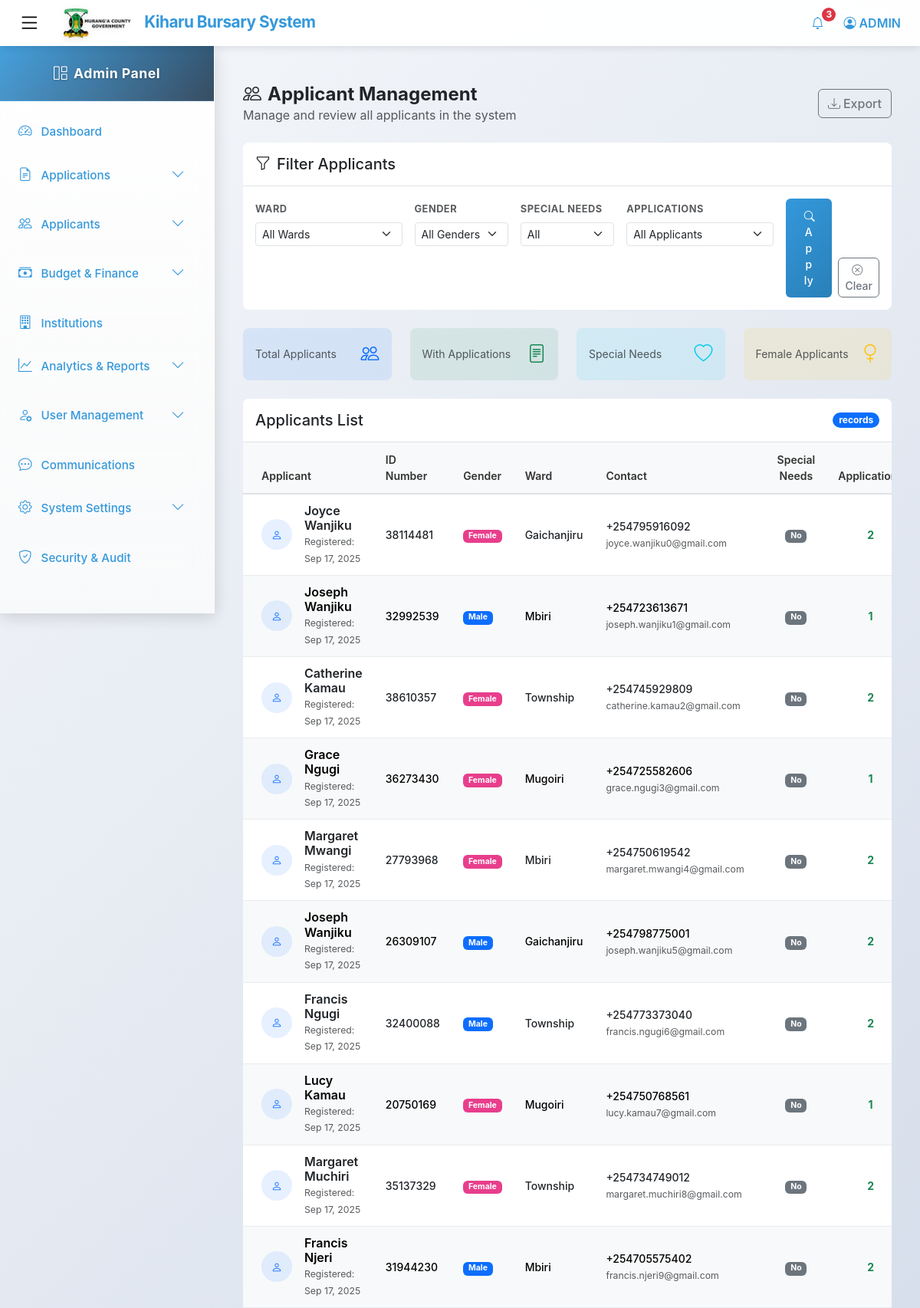
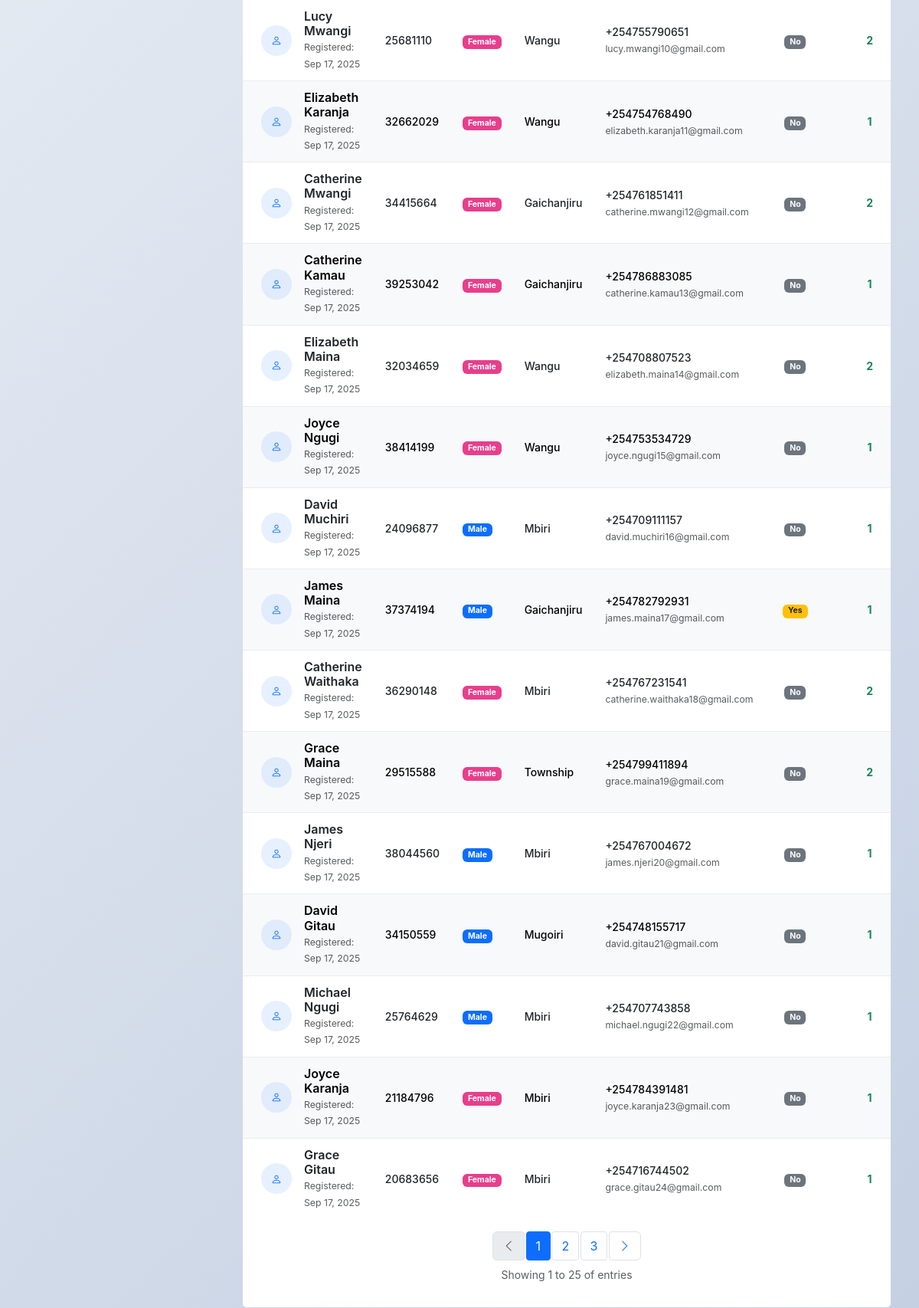
Page /applicants/ (signed in, upper part) on the committed database (2 pictures, top to bottom).
### kiharu_system/models.py (models this page shows, shortened)
class Applicant(models.Model):
    GENDER_CHOICES = (
        ('M', 'Male'),
        ('F', 'Female'),
    )
    user = models.OneToOneField(User, on_delete=models.CASCADE, related_name='applicant_profile')
    gender = models.CharField(max_length=1, choices=GENDER_CHOICES)
    date_of_birth = models.DateField()
    id_number = models.CharField(max_length=20, unique=True)
    ward = models.ForeignKey(Ward, on_delete=models.SET_NULL, null=True, related_name='residents')
    location = models.ForeignKey(Location, on_delete=models.SET_NULL, null=True)
    sublocation = models.ForeignKey(SubLocation, on_delete=models.SET_NULL, null=True)
    village = models.ForeignKey(Village, on_delete=models.SET_NULL, null=True)
    physical_address = models.TextField()
    postal_address = models.CharField(max_length=100, blank=True, null=True)
    special_needs = models.BooleanField(default=False)
    special_needs_description = models.TextField(blank=True, null=True)

class User(AbstractUser):
    USER_TYPES = (
        ('applicant', 'Applicant'),
        ('admin', 'Administrator'),
        ('reviewer', 'Application Reviewer'),
        ('finance', 'Finance Officer'),
    )
    user_type = models.CharField(max_length=20, choices=USER_TYPES, default='applicant')
    id_number = models.CharField(max_length=20, unique=True, null=True, blank=True)
    phone_regex = RegexValidator(
        regex=r'^\+254\d{9}$',
        message="Phone number must be entered in the format: '+254XXXXXXXXX'. Exactly 12 digits including country code."
    )
    phone_number = models.CharField(validators=[phone_regex], max_length=17, blank=True)

class Ward(models.Model):
    name = models.CharField(max_length=100)
    description = models.TextField(blank=True, null=True)

### kiharu_system/views.py (the view)
# urls.py: path('applicants/', views.applicant_list, name='applicant_list'),
@login_required
@user_passes_test(is_admin)
def applicant_list(request):
    applicants = Applicant.objects.all().select_related('user', 'ward')
    ward = request.GET.get('ward')
    gender = request.GET.get('gender')
    special_needs = request.GET.get('special_needs')
    if ward:
        applicants = applicants.filter(ward__id=ward)
    if gender:
        applicants = applicants.filter(gender=gender)
    if special_needs == 'true':
        applicants = applicants.filter(special_needs=True)
    paginator = Paginator(applicants, 25)
    page_number = request.GET.get('page')
    page_obj = paginator.get_page(page_number)
    wards = Ward.objects.all()
    context = {
        'page_obj': page_obj,
        'wards': wards,
        'current_ward': ward,
        'current_gender': gender,
        'current_special_needs': special_needs,
    }
    return render(request, 'admin/applicant_list.html', context)

### templates/admin/applicant_list.html (shortened to what this page needs)
{% extends 'admin_base.html' %}
{% load static %}
{% block content %}
<div class="container-fluid py-4">
    <div class="d-flex justify-content-between align-items-center mb-4">
        <div>
            <h2 class="h4 mb-0 fw-bold text-dark">
                <i class="bi bi-people me-2"></i>Applicant Management
            </h2>
            <p class="text-muted mb-0">Manage and review all applicants in the system</p>
        </div>
        <div>
            <button class="btn btn-outline-secondary">
                <i class="bi bi-download me-1"></i>Export
            </button>
        </div>
    </div>
    <div class="card shadow-sm border-0 mb-4">
        <div class="card-header bg-white py-3 border-bottom">
            <h5 class="card-title mb-0 text-dark">
                <i class="bi bi-funnel me-2"></i>Filter Applicants
            </h5>
        </div>
        <div class="card-body">
            <form method="get" class="row g-3">
                <div class="col-md-3">
                    <label for="ward" class="form-label small text-muted fw-bold">Ward</label>
                    <select class="form-select form-select-sm" name="ward" id="ward">
                        <option value="">All Wards</option>
                    </select>
                </div>
                <div class="col-md-2">
                    <label for="gender" class="form-label small text-muted fw-bold">Gender</label>
                    <select class="form-select form-select-sm" name="gender" id="gender">
                        <option value="">All Genders</option>
                    </select>
                </div>
                <div class="col-md-2">
                    <label for="special_needs" class="form-label small text-muted fw-bold">Special Needs</label>
                    <select class="form-select form-select-sm" name="special_needs" id="special_needs">
                        <option value="">All</option>
                    </select>
                </div>
                <div class="col-md-3">
                    <label class="form-label small text-muted fw-bold">Applications</label>
                    <select class="form-select form-select-sm" name="has_applications">
                        <option value="">All Applicants</option>
                    </select>
                </div>
                <div class="col-md-2 d-flex align-items-end">
                    <button type="submit" class="btn btn-primary btn-sm me-2">
                        <i class="bi bi-search me-1"></i>Apply
                    </button>
                    <a href="{% url 'applicant_list' %}" class="btn btn-outline-secondary btn-sm">
                        <i class="bi bi-x-circle me-1"></i>Clear
                    </a>
                </div>
            </form>
        </div>
    </div>
    <div class="row mb-4">
        <div class="col-md-3">
            <div class="card bg-primary bg-opacity-10 border-0">
                <div class="card-body py-3">
                    <div class="d-flex align-items-center">
                        <div class="flex-grow-1">
                            <p class="text-muted small mb-0">Total Applicants</p>
                        </div>
                        <div class="flex-shrink-0">
                            <i class="bi bi-people fs-4 text-primary"></i>
                        </div>
                    </div>
                </div>
            </div>
        </div>
        <div class="col-md-3">
            <div class="card bg-success bg-opacity-10 border-0">
                <div class="card-body py-3">
                    <div class="d-flex align-items-center">
                        <div class="flex-grow-1">
                            <p class="text-muted small mb-0">With Applications</p>
                        </div>
                        <div class="flex-shrink-0">
                            <i class="bi bi-file-text fs-4 text-success"></i>
                        </div>
                    </div>
                </div>
            </div>
        </div>
        <div class="col-md-3">
            <div class="card bg-info bg-opacity-10 border-0">
                <div class="card-body py-3">
                    <div class="d-flex align-items-center">
                        <div class="flex-grow-1">
                            <p class="text-muted small mb-0">Special Needs</p>
                        </div>
                        <div class="flex-shrink-0">
                            <i class="bi bi-heart fs-4 text-info"></i>
                        </div>
                    </div>
                </div>
            </div>
        </div>
        <div class="col-md-3">
            <div class="card bg-warning bg-opacity-10 border-0">
                <div class="card-body py-3">
                    <div class="d-flex align-items-center">
                        <div class="flex-grow-1">
                            <p class="text-muted small mb-0">Female Applicants</p>
                        </div>
                        <div class="flex-shrink-0">
                            <i class="bi bi-gender-female fs-4 text-warning"></i>
                        </div>
                    </div>
                </div>
            </div>
        </div>
    </div>
    <div class="card shadow-sm border-0">
        <div class="card-header bg-white py-3 border-bottom d-flex justify-content-between align-items-center">
            <h5 class="card-title mb-0 text-dark">Applicants List</h5>
            <span class="badge bg-primary rounded-pill">{{ paginator.count }} records</span>
        </div>
        <div class="card-body p-0">
            <div class="table-responsive">
                <table class="table table-hover align-middle mb-0">
                    <thead class="table-light">
                        <tr>
                            <th class="ps-4">Applicant</th>
                            <th>ID Number</th>
                            <th>Gender</th>
                            <th>Ward</th>
                            <th>Contact</th>
                            <th class="text-center">Special Needs</th>
                            <th class="text-center">Applications</th>
                        </tr>
                    </thead>
                    <tbody>
                        {% for applicant in page_obj %}
                        <tr class="{% cycle '' 'table-light' %}">
                            <td class="ps-4">
                                <div class="d-flex align-items-center">
                                    <div class="flex-shrink-0">
                                        <div class="bg-primary bg-opacity-10 rounded-circle d-flex align-items-center justify-content-center" style="width: 40px; height: 40px;">
                                            <i class="bi bi-person text-primary"></i>
                                        </div>
                                    </div>
                                    <div class="flex-grow-1 ms-3">
                                        <h6 class="mb-0 fw-semibold">{{ applicant.user.first_name }} {{ applicant.user.last_name }}</h6>
                                        <small class="text-muted">Registered: {{ applicant.user.date_joined|date:"M d, Y" }}</small>
                                    </div>
                                </div>
                            </td>
                            <td>
                                <span class="fw-medium">{{ applicant.id_number }}</span>
                            </td>
                            <td>
                                <span class="badge {% if applicant.gender == 'M' %}bg-primary{% else %}bg-pink{% endif %}">
                                    {{ applicant.get_gender_display }}
                                </span>
                            </td>
                            <td>
                                <span class="fw-medium">{{ applicant.ward.name }}</span>
                            </td>
                            <td>
                                <div>
                                    <div class="fw-medium">{{ applicant.user.phone_number|default:"-" }}</div>
                                    <small class="text-muted">{{ applicant.user.email }}</small>
                                </div>
                            </td>
                            <td class="text-center">
                                {% if applicant.special_needs %}
                                    <span class="badge bg-warning text-dark">Yes</span>
                                {% else %}
                                    <span class="badge bg-secondary">No</span>
                                {% endif %}
                            </td>
                            <td class="text-center">
                                <span class="fw-bold {% if applicant.applications.count > 0 %}text-success{% else %}text-muted{% endif %}">
                                    {{ applicant.applications.count }}
                                </span>
                            </td>
                        </tr>
                        {% endfor %}
                    </tbody>
                </table>
            </div>
            {% if page_obj.has_other_pages %}
            <div class="card-footer bg-white border-0 py-3">
                <nav aria-label="Applicants pagination">
                    <ul class="pagination justify-content-center mb-0">
                        {% if page_obj.has_previous %}
                            <li class="page-item">
                                <a class="page-link" href="?page={{ page_obj.previous_page_number }}{% for key, value in request.GET.items %}{% if key != 'page' %}&{{ key }}={{ value }}{% endif %}{% endfor %}">
                                    <i class="bi bi-chevron-left"></i>
                                </a>
                            </li>
                        {% else %}
                            <li class="page-item disabled">
                                <span class="page-link"><i class="bi bi-chevron-left"></i></span>
                            </li>
                        {% endif %}
                        {% for num in page_obj.paginator.page_range %}
                            {% if page_obj.number == num %}
                                <li class="page-item active">
                                    <span class="page-link">{{ num }}</span>
                                </li>
                            {% elif num > page_obj.number|add:'-3' and num < page_obj.number|add:'3' %}
                                <li class="page-item">
                                    <a class="page-link" href="?page={{ num }}{% for key, value in request.GET.items %}{% if key != 'page' %}&{{ key }}={{ value }}{% endif %}{% endfor %}">{{ num }}</a>
                                </li>
                            {% endif %}
                        {% endfor %}
                        {% if page_obj.has_next %}
                            <li class="page-item">
                                <a class="page-link" href="?page={{ page_obj.next_page_number }}{% for key, value in request.GET.items %}{% if key != 'page' %}&{{ key }}={{ value }}{% endif %}{% endfor %}">
                                    <i class="bi bi-chevron-right"></i>
                                </a>
                            </li>
                        {% else %}
                            <li class="page-item disabled">
                                <span class="page-link"><i class="bi bi-chevron-right"></i></span>
                            </li>
                        {% endif %}
                    </ul>
                </nav>
                <p class="text-center text-muted small mt-2">
                    Showing {{ page_obj.start_index }} to {{ page_obj.end_index }} of {{ paginator.count }} entries
                </p>
            </div>
            {% endif %}
        </div>
    </div>
</div>
{% endblock %}

### rows in the picture
Applicant: user.first_name "Joyce", user.last_name "Wanjiku", user.date_joined "Sep 17, 2025", id_number "38114481", gender "Female", ward.name "Gaichanjiru", user.phone_number "+254795916092", user.email "joyce.wanjiku0@gmail.com", special_needs "No", applications.count "2"
Applicant: user.first_name "Joseph", user.last_name "Wanjiku", user.date_joined "Sep 17, 2025", id_number "32992539", gender "Male", ward.name "Mbiri", user.phone_number "+254723613671", user.email "joseph.wanjiku1@gmail.com", special_needs "No", applications.count "1"
Applicant: user.first_name "Catherine", user.last_name "Kamau", user.date_joined "Sep 17, 2025", id_number "38610357", gender "Female", ward.name "Township", user.phone_number "+254745929809", user.email "catherine.kamau2@gmail.com", special_needs "No", applications.count "2"
Applicant: user.first_name "Grace", user.last_name "Ngugi", user.date_joined "Sep 17, 2025", id_number "36273430", gender "Female", ward.name "Mugoiri", user.phone_number "+254725582606", user.email "grace.ngugi3@gmail.com", special_needs "No", applications.count "1"
Applicant: user.first_name "Margaret", user.last_name "Mwangi", user.date_joined "Sep 17, 2025", id_number "27793968", gender "Female", ward.name "Mbiri", user.phone_number "+254750619542", user.email "margaret.mwangi4@gmail.com", special_needs "No", applications.count "2"
Applicant: user.first_name "Joseph", user.last_name "Wanjiku", user.date_joined "Sep 17, 2025", id_number "26309107", gender "Male", ward.name "Gaichanjiru", user.phone_number "+254798775001", user.email "joseph.wanjiku5@gmail.com", special_needs "No", applications.count "2"
Applicant: user.first_name "Francis", user.last_name "Ngugi", user.date_joined "Sep 17, 2025", id_number "32400088", gender "Male", ward.name "Township", user.phone_number "+254773373040", user.email "francis.ngugi6@gmail.com", special_needs "No", applications.count "2"
Applicant: user.first_name "Lucy", user.last_name "Kamau", user.date_joined "Sep 17, 2025", id_number "20750169", gender "Female", ward.name "Mugoiri", user.phone_number "+254750768561", user.email "lucy.kamau7@gmail.com", special_needs "No", applications.count "1"
Applicant: user.first_name "Margaret", user.last_name "Muchiri", user.date_joined "Sep 17, 2025", id_number "35137329", gender "Female", ward.name "Township", user.phone_number "+254734749012", user.email "margaret.muchiri8@gmail.com", special_needs "No", applications.count "2"
Applicant: user.first_name "Francis", user.last_name "Njeri", user.date_joined "Sep 17, 2025", id_number "31944230", gender "Male", ward.name "Mbiri", user.phone_number "+254705575402", user.email "francis.njeri9@gmail.com", special_needs "No", applications.count "2"
Applicant: user.first_name "Lucy", user.last_name "Mwangi", user.date_joined "Sep 17, 2025", id_number "25681110", gender "Female", ward.name "Wangu", user.phone_number "+254755790651", user.email "lucy.mwangi10@gmail.com", special_needs "No", applications.count "2"
Applicant: user.first_name "Elizabeth", user.last_name "Karanja", user.date_joined "Sep 17, 2025", id_number "32662029", gender "Female", ward.name "Wangu", user.phone_number "+254754768490", user.email "elizabeth.karanja11@gmail.com", special_needs "No", applications.count "1"
Applicant: user.first_name "Catherine", user.last_name "Mwangi", user.date_joined "Sep 17, 2025", id_number "34415664", gender "Female", ward.name "Gaichanjiru", user.phone_number "+254761851411", user.email "catherine.mwangi12@gmail.com", special_needs "No", applications.count "2"
Applicant: user.first_name "Catherine", user.last_name "Kamau", user.date_joined "Sep 17, 2025", id_number "39253042", gender "Female", ward.name "Gaichanjiru", user.phone_number "+254786883085", user.email "catherine.kamau13@gmail.com", special_needs "No", applications.count "1"
Applicant: user.first_name "Elizabeth", user.last_name "Maina", user.date_joined "Sep 17, 2025", id_number "32034659", gender "Female", ward.name "Wangu", user.phone_number "+254708807523", user.email "elizabeth.maina14@gmail.com", special_needs "No", applications.count "2"
Applicant: user.first_name "Joyce", user.last_name "Ngugi", user.date_joined "Sep 17, 2025", id_number "38414199", gender "Female", ward.name "Wangu", user.phone_number "+254753534729", user.email "joyce.ngugi15@gmail.com", special_needs "No", applications.count "1"
Applicant: user.first_name "David", user.last_name "Muchiri", user.date_joined "Sep 17, 2025", id_number "24096877", gender "Male", ward.name "Mbiri", user.phone_number "+254709111157", user.email "david.muchiri16@gmail.com", special_needs "No", applications.count "1"
Applicant: user.first_name "James", user.last_name "Maina", user.date_joined "Sep 17, 2025", id_number "37374194", gender "Male", ward.name "Gaichanjiru", user.phone_number "+254782792931", user.email "james.maina17@gmail.com", special_needs "Yes", applications.count "1"
Applicant: user.first_name "Catherine", user.last_name "Waithaka", user.date_joined "Sep 17, 2025", id_number "36290148", gender "Female", ward.name "Mbiri", user.phone_number "+254767231541", user.email "catherine.waithaka18@gmail.com", special_needs "No", applications.count "2"
Applicant: user.first_name "Grace", user.last_name "Maina", user.date_joined "Sep 17, 2025", id_number "29515588", gender "Female", ward.name "Township", user.phone_number "+254799411894", user.email "grace.maina19@gmail.com", special_needs "No", applications.count "2"
Applicant: user.first_name "James", user.last_name "Njeri", user.date_joined "Sep 17, 2025", id_number "38044560", gender "Male", ward.name "Mbiri", user.phone_number "+254767004672", user.email "james.njeri20@gmail.com", special_needs "No", applications.count "1"
Applicant: user.first_name "David", user.last_name "Gitau", user.date_joined "Sep 17, 2025", id_number "34150559", gender "Male", ward.name "Mugoiri", user.phone_number "+254748155717", user.email "david.gitau21@gmail.com", special_needs "No", applications.count "1"
Applicant: user.first_name "Michael", user.last_name "Ngugi", user.date_joined "Sep 17, 2025", id_number "25764629", gender "Male", ward.name "Mbiri", user.phone_number "+254707743858", user.email "michael.ngugi22@gmail.com", special_needs "No", applications.count "1"
Applicant: user.first_name "Joyce", user.last_name "Karanja", user.date_joined "Sep 17, 2025", id_number "21184796", gender "Female", ward.name "Mbiri", user.phone_number "+254784391481", user.email "joyce.karanja23@gmail.com", special_needs "No", applications.count "1"
Applicant: user.first_name "Grace", user.last_name "Gitau", user.date_joined "Sep 17, 2025", id_number "20683656", gender "Female", ward.name "Mbiri", user.phone_number "+254716744502", user.email "grace.gitau24@gmail.com", special_needs "No", applications.count "1"

### other values in the picture
{{ num }} "1"
{{ num }} "2" "3"
{{ page_obj.start_index }} "1"
{{ page_obj.end_index }} "25"
